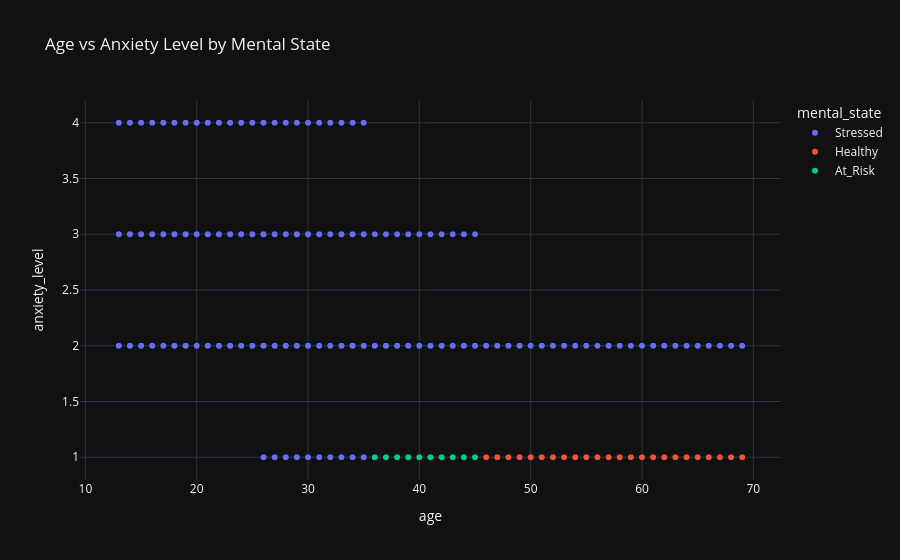

Here is the notebook cell this chart was saved with:
### Code cell
# EDA: Age vs Anxiety Level
fig = px.scatter(df, x='age', y='anxiety_level', color='mental_state', title='Age vs Anxiety Level by Mental State', template='plotly_dark')
fig.write_image('../viz/age_vs_anxiety.png')
fig.show()

### Figure 1 — Plotly figure (JSON) as saved in the notebook; plotly's stock layout.template omitted (floating-point values rounded to 4 significant figures; data arrays with more than 128 entries replaced by an {"elided": "..."} marker saying what was removed)
{"data": [{"hovertemplate": "mental_state=Stressed<br>age=%{x}<br>anxiety_level=%{y}<extra></extra>", "legendgroup": "Stressed", "marker": {"color": "#636efa", "symbol": "circle"}, "mode": "markers", "name": "Stressed", "showlegend": true, "type": "scattergl", "x": {"elided": "4601 int values"}, "xaxis": "x", "y": {"elided": "4601 int values"}, "yaxis": "y"}, {"hovertemplate": "mental_state=Healthy<br>age=%{x}<br>anxiety_level=%{y}<extra></extra>", "legendgroup": "Healthy", "marker": {"color": "#EF553B", "symbol": "circle"}, "mode": "markers", "name": "Healthy", "showlegend": true, "type": "scattergl", "x": {"elided": "341 int values"}, "xaxis": "x", "y": {"elided": "341 int values"}, "yaxis": "y"}, {"hovertemplate": "mental_state=At_Risk<br>age=%{x}<br>anxiety_level=%{y}<extra></extra>", "legendgroup": "At_Risk", "marker": {"color": "#00cc96", "symbol": "circle"}, "mode": "markers", "name": "At_Risk", "showlegend": true, "type": "scattergl", "x": [45, 40, 37, 37, 42, 39, 36, 41, 40, 42, 43, 40, 40, 36, 42, 44, 43, 39, 37, 44, 40, 42, 41, 42, 36, 39, 38, 39, 44, 41, 42, 45, 45, 45, 37, 37, 44, 39, 45, 45, 41, 44, 41, 44, 37, 37, 39, 41, 45, 40, 36, 41, 36, 41, 42, 42, 38, 42], "xaxis": "x", "y": [1, 1, 1, 1, 1, 1, 1, 1, 1, 1, 1, 1, 1, 1, 1, 1, 1, 1, 1, 1, 1, 1, 1, 1, 1, 1, 1, 1, 1, 1, 1, 1, 1, 1, 1, 1, 1, 1, 1, 1, 1, 1, 1, 1, 1, 1, 1, 1, 1, 1, 1, 1, 1, 1, 1, 1, 1, 1], "yaxis": "y"}], "layout": {"legend": {"title": {"text": "mental_state"}, "tracegroupgap": 0}, "title": {"text": "Age vs Anxiety Level by Mental State"}, "xaxis": {"anchor": "y", "domain": [0, 1], "title": {"text": "age"}}, "yaxis": {"anchor": "x", "domain": [0, 1], "title": {"text": "anxiety_level"}}}}
